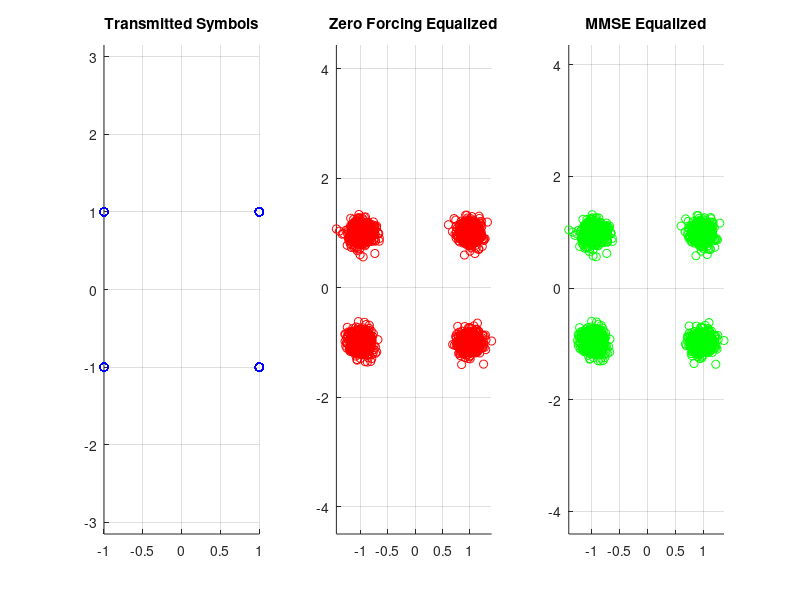

The MATLAB script that drew this image:
clc; clear; close all;

% MIMO dimensions
Nt = 2;  % Number of transmit antennas
Nr = 4;  % Number of receive antennas
Ns = 1000;  % Number of symbols per antenna

% Generate random QPSK symbols for 2 Tx antennas
txSymbols = (randi([0, 1], Nt, Ns) + 1j * randi([0, 1], Nt, Ns)) * 2 - (1+1j);

% Rayleigh fading channel (Nr x Nt)
H = (randn(Nr, Nt) + 1j * randn(Nr, Nt)) / sqrt(2);

% Add AWGN noise
SNR_dB = 10;
SNR_linear = 10^(SNR_dB/10);
noisePower = 1 / (2 * SNR_linear);
noise = sqrt(noisePower) * (randn(Nr, Ns) + 1j * randn(Nr, Ns));

% Received signal at 4 Rx antennas
rxSignal = H * txSymbols + noise;

% Zero Forcing Equalization
H_inv_ZF = pinv(H);  % Moore-Penrose Pseudo-Inverse
zfEqualized = H_inv_ZF * rxSignal;

% MMSE Equalization
H_MMSE = (H' * H + (1/SNR_linear) * eye(Nt)) \ (H');  
mmseEqualized = H_MMSE * rxSignal;

% Plot Original and Equalized Symbols
figure;
subplot(1,3,1);
scatter(real(txSymbols(:)), imag(txSymbols(:)), 'b');
title('Transmitted Symbols'); grid on; axis equal;

subplot(1,3,2);
scatter(real(zfEqualized(:)), imag(zfEqualized(:)), 'r');
title('Zero Forcing Equalized'); grid on; axis equal;

subplot(1,3,3);
scatter(real(mmseEqualized(:)), imag(mmseEqualized(:)), 'g');
title('MMSE Equalized'); grid on; axis equal;
